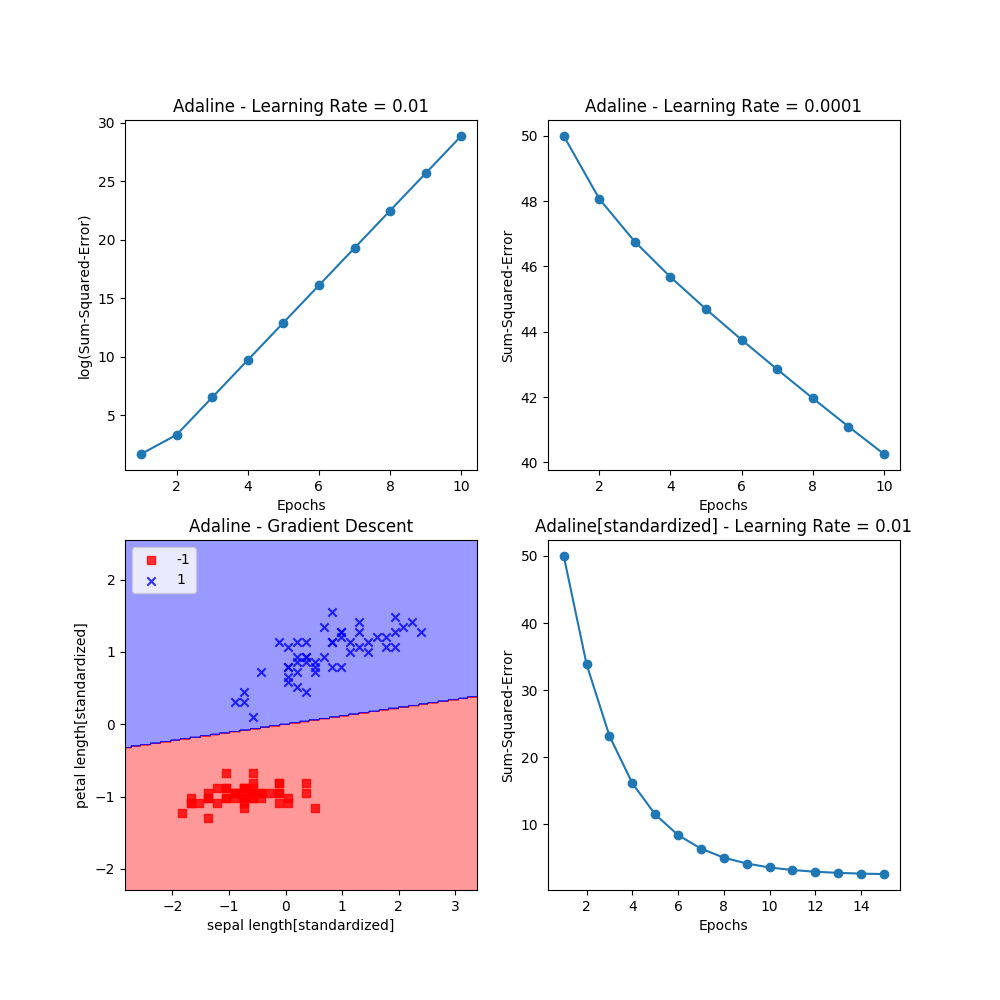

Reproduce this figure in Python.
import numpy as np
import pandas as pd
from matplotlib import pyplot as plt
from matplotlib.colors import ListedColormap


class AdalineGD(object):
    def __init__(self, eta=0.10, n_iter=10):
        self.eta = eta
        self.n_iter = n_iter

    def fit(self, X, y):
        """
        input   X   arraylike   2d
                y   arraylike   1d
        output  this object
        """
        self.w_ = np.zeros(X.shape[1]+1)
        self.cost_ = []
        for i in range(self.n_iter):
            output = self.net(X)
            errors = (y-output)
            self.w_[1:] += self.eta*X.T.dot(errors)
            self.w_[0] += self.eta*errors.sum()
            cost = (errors**2).sum()/2.0
            self.cost_.append(cost)
        return self

    # 活性化関数(この場合は恒常関数)
    def activation(self, X):
        return self.net(X)

    def net(self, X):
        return np.dot(X, self.w_[1:]) + self.w_[0]

    def predict(self, X):
        """
        input   X   arraylike   1d  sample
        output  1 or -1
        """
        return np.where(self.net(X) >= 0.0, 1, -1)


def plot_decision_regions(X, y, classifier=AdalineGD, area=plt, resolution=0.02):
    markers = ('s', 'x', 'o', '^', 'v')
    colors = ('red', 'blue', 'lightgreen', 'gray', 'cyan')
    cmap = ListedColormap(colors[:len(np.unique(y))])
    x1_min, x1_max = X[:, 0].min() - 1, X[:, 0].max()+1
    x2_min, x2_max = X[:, 1].min() - 1, X[:, 1].max()+1
    xx1, xx2 = np.meshgrid(np.arange(x1_min, x1_max, resolution),
                           np.arange(x2_min, x2_max, resolution))
    Z = classifier.predict(np.array([xx1.ravel(), xx2.ravel()]).T)
    Z = Z.reshape(xx1.shape)
    area.contourf(xx1, xx2, Z, alpha=0.4, cmap=cmap)
    area.set_xlim(xx1.min(), xx1.max())
    area.set_ylim(xx2.min(), xx2.max())
    for idx, cl in enumerate(np.unique(y)):
        area.scatter(x=X[y == cl, 0], y=X[y == cl, 1], alpha=0.8,
                     c=cmap(idx), marker=markers[idx], label=cl)


if __name__ == '__main__':
    df = pd.read_csv(
        'https://archive.ics.uci.edu/ml/machine-learning-databases/iris/iris.data', header=None)
    y = df.iloc[0:100, 4].values
    # Iris-setosa       -1
    # Iris-virginica    +1
    y = np.where(y == 'Iris-setosa', -1, 1)
    X = df.iloc[0:100, [0, 2]].values

    fig, ax = plt.subplots(nrows=2, ncols=2, figsize=(10, 10))
    ada1 = AdalineGD(n_iter=10, eta=0.01).fit(X, y)
    ax[0, 0].plot(range(1, len(ada1.cost_)+1),
                  np.log10(ada1.cost_), marker='o')
    ax[0, 0].set_xlabel('Epochs')
    ax[0, 0].set_ylabel('log(Sum-Squared-Error)')
    ax[0, 0].set_title('Adaline - Learning Rate = 0.01')

    ada2 = AdalineGD(n_iter=10, eta=0.0001).fit(X, y)
    ax[0, 1].plot(range(1, len(ada2.cost_)+1), ada2.cost_, marker='o')
    ax[0, 1].set_xlabel('Epochs')
    ax[0, 1].set_ylabel('Sum-Squared-Error')
    ax[0, 1].set_title('Adaline - Learning Rate = 0.0001')

    # 正規化
    X_std = np.copy(X)
    X_std[:, 0] = (X_std[:, 0] - X_std[:, 0].mean()) / X_std[:, 0].std()
    X_std[:, 1] = (X_std[:, 1] - X_std[:, 1].mean()) / X_std[:, 1].std()
    ada3 = AdalineGD(n_iter=15, eta=0.01).fit(X_std, y)
    plot_decision_regions(X_std, y, ada3, ax[1, 0])
    ax[1, 0].set_xlabel('sepal length[standardized]')
    ax[1, 0].set_ylabel('petal length[standardized]')
    ax[1, 0].set_title('Adaline - Gradient Descent')
    ax[1, 0].legend(loc='upper left')
    ax[1, 1].plot(range(1, len(ada3.cost_)+1), ada3.cost_, marker='o')
    ax[1, 1].set_xlabel('Epochs')
    ax[1, 1].set_ylabel('Sum-Squared-Error')
    ax[1, 1].set_title('Adaline[standardized] - Learning Rate = 0.01')
    plt.draw()
    plt.show()
